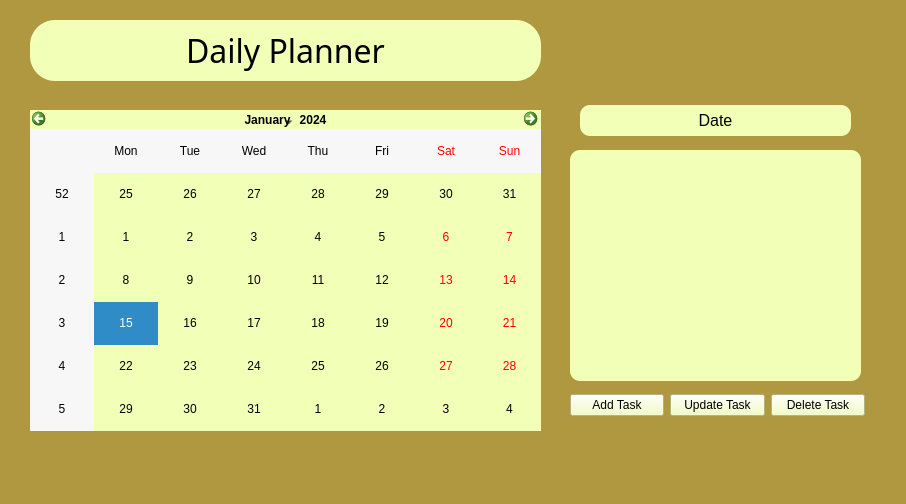
<?xml version="1.0" encoding="UTF-8"?>
<ui version="4.0">
 <class>MainWindow</class>
 <widget class="QMainWindow" name="MainWindow">
  <property name="geometry">
   <rect>
    <x>0</x>
    <y>0</y>
    <width>906</width>
    <height>504</height>
   </rect>
  </property>
  <property name="windowTitle">
   <string>MainWindow</string>
  </property>
  <property name="styleSheet">
   <string notr="true">background-color: rgb(176, 152, 65);

</string>
  </property>
  <widget class="QWidget" name="centralwidget">
   <widget class="QLabel" name="label">
    <property name="geometry">
     <rect>
      <x>30</x>
      <y>20</y>
      <width>511</width>
      <height>61</height>
     </rect>
    </property>
    <property name="font">
     <font>
      <family>Algerian</family>
      <pointsize>24</pointsize>
      <weight>50</weight>
      <italic>false</italic>
      <bold>false</bold>
     </font>
    </property>
    <property name="styleSheet">
     <string notr="true">background-color: rgb(242, 255, 183);
  border-radius: 25px;
font: 24pt &quot;Algerian&quot;;
</string>
    </property>
    <property name="text">
     <string>Daily Planner</string>
    </property>
    <property name="alignment">
     <set>Qt::AlignCenter</set>
    </property>
   </widget>
   <widget class="QCalendarWidget" name="calendar">
    <property name="geometry">
     <rect>
      <x>30</x>
      <y>110</y>
      <width>511</width>
      <height>321</height>
     </rect>
    </property>
    <property name="styleSheet">
     <string notr="true">font: 10pt &quot;MS Shell Dlg 2&quot;;
background-color: rgb(242, 255, 183);
color: rgb(0, 0, 0);
  border-radius: 25px;

</string>
    </property>
   </widget>
   <widget class="QListWidget" name="listTask">
    <property name="geometry">
     <rect>
      <x>570</x>
      <y>150</y>
      <width>291</width>
      <height>231</height>
     </rect>
    </property>
    <property name="styleSheet">
     <string notr="true">background-color: rgb(242, 255, 183);
  border-radius: 10px;
</string>
    </property>
   </widget>
   <widget class="QLabel" name="lblDate">
    <property name="geometry">
     <rect>
      <x>580</x>
      <y>105</y>
      <width>271</width>
      <height>31</height>
     </rect>
    </property>
    <property name="font">
     <font>
      <family>MS Shell Dlg 2</family>
      <pointsize>12</pointsize>
      <weight>50</weight>
      <italic>false</italic>
      <bold>false</bold>
     </font>
    </property>
    <property name="styleSheet">
     <string notr="true">font: 12pt &quot;MS Shell Dlg 2&quot;;
background-color: rgb(242, 255, 183);
color: rgb(0, 0, 0);
  border-radius: 10px;
</string>
    </property>
    <property name="text">
     <string>Date</string>
    </property>
    <property name="alignment">
     <set>Qt::AlignCenter</set>
    </property>
   </widget>
   <widget class="QLabel" name="lblImage">
    <property name="geometry">
     <rect>
      <x>630</x>
      <y>-20</y>
      <width>161</width>
      <height>121</height>
     </rect>
    </property>
    <property name="text">
     <string/>
    </property>
    <property name="pixmap">
     <pixmap>images/353600404c3228d8577957d01f06a101_1.gif</pixmap>
    </property>
    <property name="scaledContents">
     <bool>true</bool>
    </property>
   </widget>
   <widget class="QWidget" name="layoutWidget">
    <property name="geometry">
     <rect>
      <x>570</x>
      <y>390</y>
      <width>295</width>
      <height>30</height>
     </rect>
    </property>
    <layout class="QHBoxLayout" name="horizontalLayout">
     <item>
      <widget class="QPushButton" name="btnAddTask">
       <property name="toolTip">
        <string>&lt;html&gt;&lt;head/&gt;&lt;body&gt;&lt;p&gt;To Add Task click the Button&lt;/p&gt;&lt;/body&gt;&lt;/html&gt;</string>
       </property>
       <property name="whatsThis">
        <string>&lt;html&gt;&lt;head/&gt;&lt;body&gt;&lt;p&gt;&lt;br/&gt;&lt;/p&gt;&lt;/body&gt;&lt;/html&gt;</string>
       </property>
       <property name="styleSheet">
        <string notr="true">background-color: rgb(242, 255, 183);

font: 9pt &quot;MS Shell Dlg 2&quot;;
</string>
       </property>
       <property name="text">
        <string>Add Task</string>
       </property>
      </widget>
     </item>
     <item>
      <widget class="QPushButton" name="btnUpdateTask">
       <property name="styleSheet">
        <string notr="true">background-color: rgb(242, 255, 183);

font: 9pt &quot;MS Shell Dlg 2&quot;;
</string>
       </property>
       <property name="text">
        <string>Update Task</string>
       </property>
      </widget>
     </item>
     <item>
      <widget class="QPushButton" name="btnDeleteTask">
       <property name="styleSheet">
        <string notr="true">background-color: rgb(242, 255, 183);

font: 9pt &quot;MS Shell Dlg 2&quot;;
</string>
       </property>
       <property name="text">
        <string>Delete Task</string>
       </property>
      </widget>
     </item>
    </layout>
   </widget>
   <zorder>layoutWidget</zorder>
   <zorder>lblImage</zorder>
   <zorder>label</zorder>
   <zorder>calendar</zorder>
   <zorder>listTask</zorder>
   <zorder>lblDate</zorder>
  </widget>
  <widget class="QMenuBar" name="menubar">
   <property name="geometry">
    <rect>
     <x>0</x>
     <y>0</y>
     <width>906</width>
     <height>26</height>
    </rect>
   </property>
  </widget>
  <widget class="QStatusBar" name="statusbar"/>
 </widget>
 <resources/>
 <connections/>
</ui>
